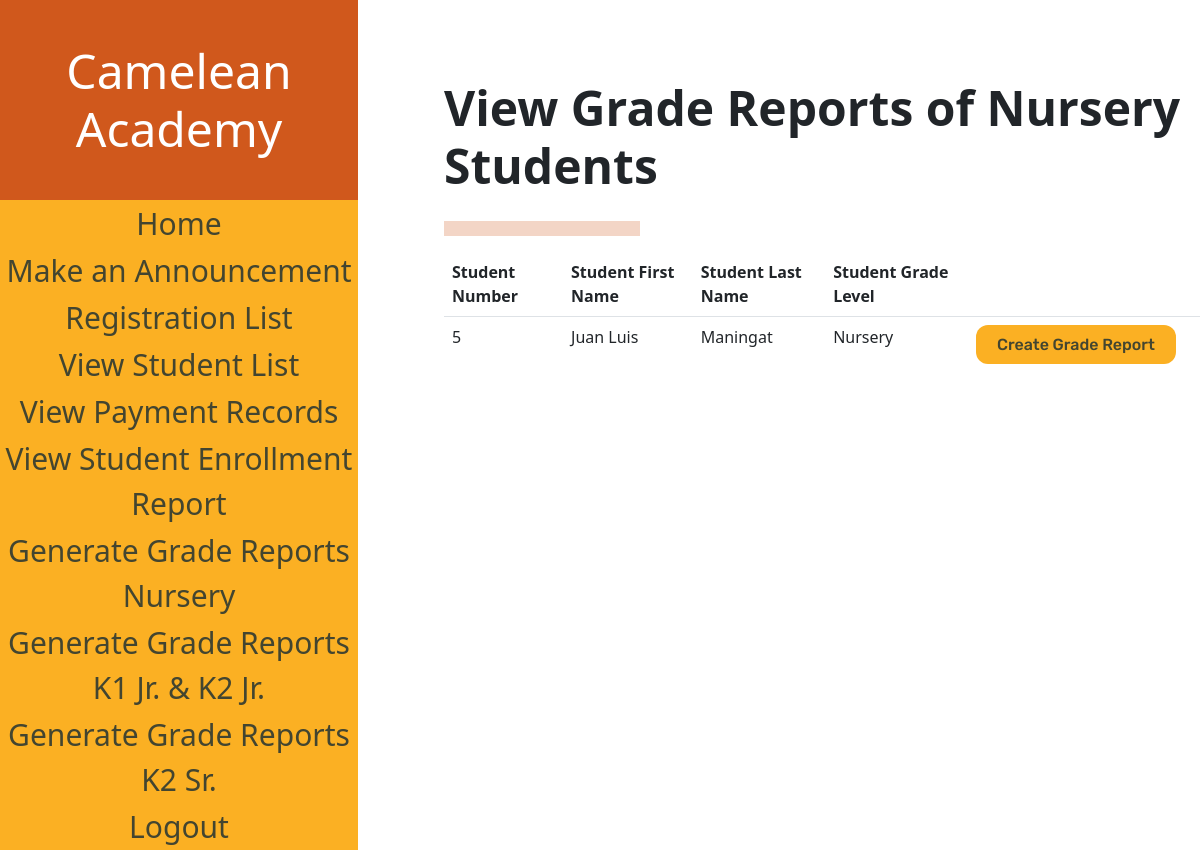
Page /GradeReportListNursery (signed in) on the earlier database version.
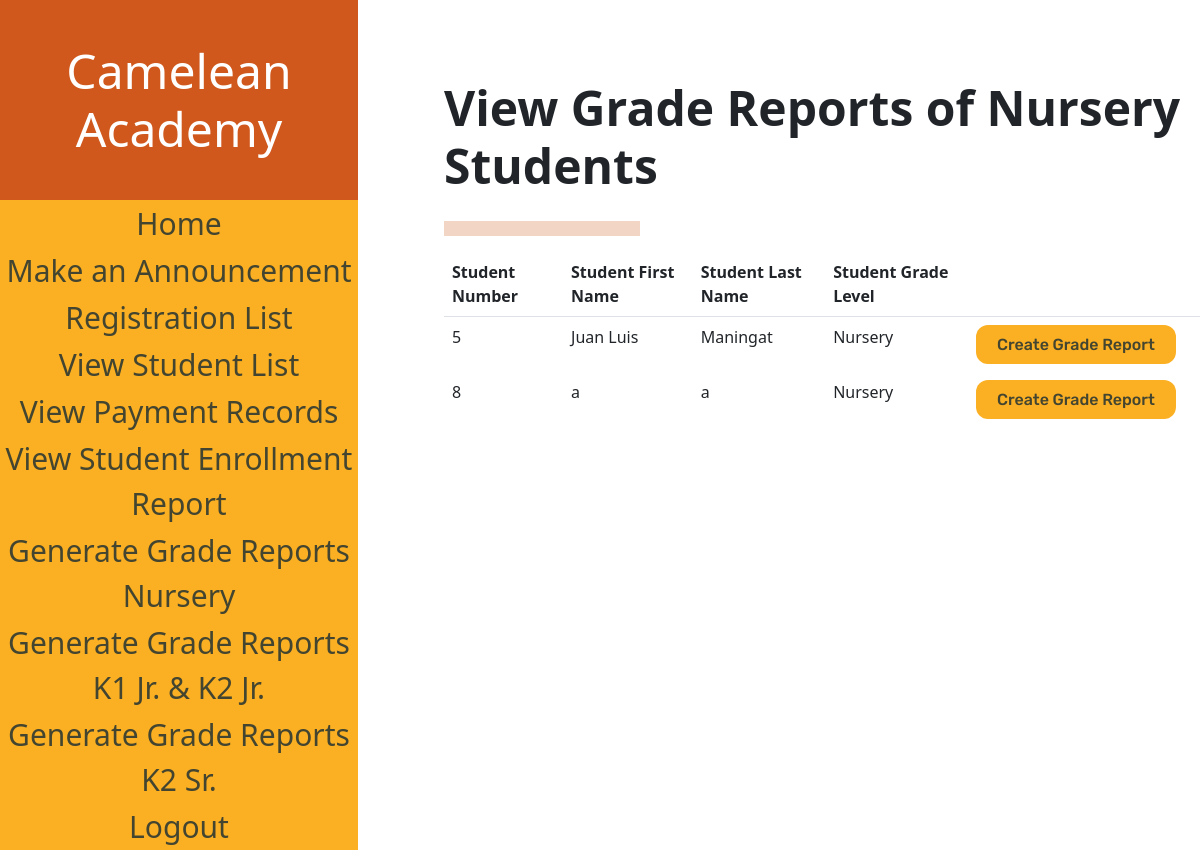
Same page on the later database version.
### sis_app/models.py (models this page shows)
class Account(models.Model):
    username = models.CharField(max_length=128)
    password = models.CharField(max_length=128)#passwords should be stored hashed
    class Meta:
        abstract=True # Don't use this line if you want Contact to have its own table

class Student(Account):
    student_firstname = models.CharField(max_length=128, default=None)#
    student_lastname = models.CharField(max_length=128, default=None)#
    student_middlename = models.CharField(max_length=128, default=None)
    student_nickname = models.CharField(max_length=128, default=None)
    student_birthday = models.DateField(default=datetime.date.today())
    grade_levels = [
        ('Nursery','Nursery'),
        ('Kinder 1','Kinder 1'),
        ('Kinder 2 Junior', 'Kinder 2 Junior'),
        ('Kinder 2 Senior', 'Kinder 2 Senior'),
    ]
    student_grade_level = models.CharField(max_length=128, choices=grade_levels, default='Nursery')#
    status =[
    ('Not Enrolled','Not Enrolled'),
    ('Enrolled', 'Enrolled'),
    ]#
    sy = [tuple([x,x]) for x in range(2022,2035)]
    enrollment_status = models.CharField(max_length=20, choices=status,default='Not Enrolled')#
    student_schoolyear_start=models.IntegerField(choices=sy, default=None)#
    student_address = models.CharField(max_length=300, default=None)
    student_religion = models.CharField(max_length=128, default=None, blank=True, null = True)
    student_nationality = models.CharField(max_length=128, default=None)
    student_hobbies = models.TextField(max_length=500, default=None, blank=True, null = True)
    student_likes = models.TextField(max_length=500, default=None, blank=True, null = True)
    student_dislikes = models.TextField(max_length=500, default=None, blank=True, null = True)
    student_shm = models.TextField(max_length=500, default=None, blank=True, null = True)
    student_allergies = models.TextField(max_length=500, default=None, blank=True, null = True)
    student_sd = models.TextField(max_length=500, default=None, blank=True, null = True)
    student_oconsiderations = models.TextField(max_length=500, default=None, blank=True,null = True)
    student_guardianemail = models.EmailField(max_length = 254, default=None)
    student_f_firstname = models.CharField(max_length=128, default=None)
    student_f_lastname = models.CharField(max_length=128, default=None)
    student_f_middlename = models.CharField(max_length=128, default=None)
    student_f_telno = models.CharField(max_length=128, default=None)
    student_f_address = models.CharField(max_length=300, default=None)
    student_f_occupation = models.CharField(max_length=128, default=None, blank=True, null = True)
    student_f_employer = models.CharField(max_length=128, default=None, blank=True,null = True)
    student_f_oaddress = models.CharField(max_length=300, default=None, blank=True,null = True)
    student_f_otelno = models.CharField(max_length=128, default=None, blank=True,null = True)
    student_f_natureofbusiness = models.CharField(max_length=128, default=None, blank=True, null = True)
    student_m_firstname = models.CharField(max_length=128, default=None)
    student_m_lastname = models.CharField(max_length=128, default=None)
    student_m_middlename = models.CharField(max_length=128, default=None)
    student_m_telno = models.CharField(max_length=128, default=None)
    student_m_address = models.CharField(max_length=300, default=None)
    student_m_occupation = models.CharField(max_length=128, default=None, blank=True, null = True)
    student_m_employer = models.CharField(max_length=128, default=None, blank=True, null = True)
    student_m_oaddress = models.CharField(max_length=300, default=None, blank=True, null = True)
    student_m_otelno = models.CharField(max_length=128, default=None, blank=True, null = True)
    student_m_natureofbusiness = models.CharField(max_length=128, default=None, blank=True, null = True)
    student_sibling_name = models.CharField(max_length=300, default=None, blank=True, null = True)
    student_sibling_gender = models.CharField(max_length=128, default=None, blank=True, null = True)
    student_sibling_age = models.IntegerField(default=None, blank=True, null = True)
    student_sibling_school=models.CharField(max_length=300, default=None, blank=True, null = True)
    student_medexp = models.BooleanField(default = False)
    student_rules = models.BooleanField(default = False)
    student_accuracy = models.BooleanField(default = False)
    student_signedname = models.CharField(max_length=300, default=None)
    student_signdate = models.DateField(default=datetime.date.today())
    enrollment_plan_choices =[
    ('Annually','Annually'),
    ('Bi-Annually', 'Bi-Annually'),
    ('Quarterly', 'Quarterly'),
    ]
    student_enrollment_plan = models.CharField(max_length=20, choices=enrollment_plan_choices,default='Annually')

### sis_app/views.py (the view)
# urls.py: path('GradeReportListNursery',views.GradeReportList_Nursery, name="grade_report_nursery"),
@login_required(login_url='sis_app:log_in')
def GradeReportList_Nursery(request):
    if request.user.is_superuser:
        students = Student.objects.filter(student_grade_level = 'Nursery')
        student = {'studentList' : students}
        return render(request,"sis_app/GradeReportNursery_List.html", student)
    else:
        return redirect('sis_app:home')

### sis_app/templates/sis_app/GradeReportNursery_List.html (shortened to what the changed rows need)
<!DOCTYPE html>
<html>
{% load static %}
<head>
    <link href="https://cdn.jsdelivr.net/npm/bootstrap@5.1.3/dist/css/bootstrap.min.css" rel="stylesheet">
    <link rel="stylesheet" href="{% static "styles\GReportList.css" %}" type="text/css">
</head>
<body>
    <div class="navbar">
        <div class="navbar-table-container">
            <table class = "navbarTable">
                <thead class= "border-bottom font-weight-bold">
                    <h1 class = "navbarHeader">
                        Camelean Academy
                    </h1>
                </thead>
            </table>
        </div>
    </div>
    <div class = "elements">
    <h2 class="pageHeading">View Grade Reports of Nursery Students</h2>
        <div class="table-container">
            <table class = "table table-borderless">
                <thead class= "border-bottom font-weight-bold">
                    <tr>
                        <th>Student Number</th>
                        <th>Student First Name</th>
                        <th>Student Last Name</th>
                        <th>Student Grade Level</th>
                        <th></th>
                        <th></th>
                    </tr>
                </thead>
                <tbody>
                    {% for student in studentList %}
                    <tr>
                        <td data-heading="Student ID">{{student.pk}}</td>
                        <td data-heading="First Name">{{student.student_firstname}}</td>
                        <td data-heading="Last Name">{{student.student_lastname}}</td>
                        <td data-heading="Last Name">{{student.student_grade_level}}</td>
                        <td data-heading="Create Grade Report"><a class="buttonDesignNegative-elements" href="{% url 'sis_app:grade_report_form_nursery' student.id %}">Create Grade Report</a>
                        </td>
                    </tr>
                    {% endfor %}
                </tbody>
            </table>
        </div>
    </div>
</body>
</html>

Differences in the rows shown:
added Student: pk "8", student_firstname "a", student_lastname "a", student_grade_level "Nursery"
